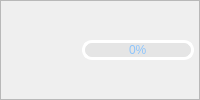
              <widget class="QFrame" name="rightbox_play">
               <property name="frameShape">
                <enum>QFrame::Shape::StyledPanel</enum>
               </property>
               <property name="frameShadow">
                <enum>QFrame::Shadow::Raised</enum>
               </property>
               <layout class="QHBoxLayout" name="horizontalLayout_20">
                <property name="leftMargin">
                 <number>5</number>
                </property>
                <property name="topMargin">
                 <number>5</number>
                </property>
                <property name="rightMargin">
                 <number>5</number>
                </property>
                <property name="bottomMargin">
                 <number>5</number>
                </property>
                <item>
                 <widget class="QPushButton" name="run_button">
                  <property name="minimumSize">
                   <size>
                    <width>0</width>
                    <height>30</height>
                   </size>
                  </property>
                  <property name="maximumSize">
                   <size>
                    <width>16777215</width>
                    <height>30</height>
                   </size>
                  </property>
                  <property name="cursor">
                   <cursorShape>PointingHandCursor</cursorShape>
                  </property>
                  <property name="mouseTracking">
                   <bool>true</bool>
                  </property>
                  <property name="styleSheet">
                   <string notr="true">QPushButton{
background-repeat: no-repeat;
background-position: center;
border: none;
}
QPushButton:hover{

}</string>
                  </property>
                  <property name="text">
                   <string/>
                  </property>
                  <property name="icon">
                   <iconset resource="YOLOSHOWUI.qrc">
                    <normaloff>:/rightbox/images/newsize/play.png</normaloff>:/rightbox/images/newsize/play.png</iconset>
                  </property>
                  <property name="iconSize">
                   <size>
                    <width>40</width>
                    <height>40</height>
                   </size>
                  </property>
                  <property name="checkable">
                   <bool>true</bool>
                  </property>
                  <property name="checked">
                   <bool>false</bool>
                  </property>
                 </widget>
                </item>
                <item>
                 <widget class="QPushButton" name="stop_button">
                  <property name="minimumSize">
                   <size>
                    <width>0</width>
                    <height>30</height>
                   </size>
                  </property>
                  <property name="maximumSize">
                   <size>
                    <width>16777215</width>
                    <height>30</height>
                   </size>
                  </property>
                  <property name="cursor">
                   <cursorShape>PointingHandCursor</cursorShape>
                  </property>
                  <property name="styleSheet">
                   <string notr="true">QPushButton{
background-image: url(:/rightbox/images/newsize/stop.png);
background-repeat: no-repeat;
background-position: center;
border: none;
}

QPushButton:hover{

}</string>
                  </property>
                  <property name="text">
                   <string/>
                  </property>
                  <property name="iconSize">
                   <size>
                    <width>40</width>
                    <height>40</height>
                   </size>
                  </property>
                 </widget>
                </item>
                <item>
                 <widget class="QProgressBar" name="progress_bar">
                  <property name="minimumSize">
                   <size>
                    <width>0</width>
                    <height>20</height>
                   </size>
                  </property>
                  <property name="maximumSize">
                   <size>
                    <width>16777215</width>
                    <height>20</height>
                   </size>
                  </property>
                  <property name="styleSheet">
                   <string notr="true">QProgressBar{ 
font: 700 10pt &quot;Nirmala UI&quot;;
color: #8EC5FC; 
text-align:center; 
border:3px solid rgb(255, 255, 255);
border-radius: 10px; 
background-color: rgba(215, 215, 215,100);
} 

QProgressBar:chunk{ 
border-radius:0px; 
background:  lightgrey;
border-radius: 7px;
}</string>
                  </property>
                  <property name="maximum">
                   <number>100</number>
                  </property>
                  <property name="value">
                   <number>0</number>
                  </property>
                 </widget>
                </item>
               </layout>
              </widget>
